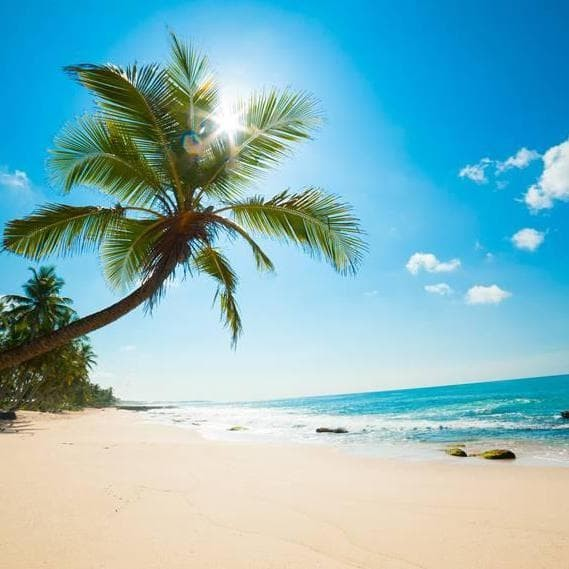
#> input picture pantai.jpg, 569 x 569 px
$ python Rotation.py
#> lines starting #> are read from the running program, lines starting #| are printed output that depends on the picture
import cv2 as cv
import numpy as np
import matplotlib.pyplot as plt
image = cv.imread("pantai.jpg")
#> image is the input picture: shape (569, 569, 3); mean B, G, R 190.9, 182.7, 132.2
h, w = image.shape[:2]
#> h = 569; w = 569
rotation_matrix =cv.getRotationMatrix2D((w/2,h/2), -180, 0.5)
rotated_image = cv.warpAffine(image, rotation_matrix, (w, h))
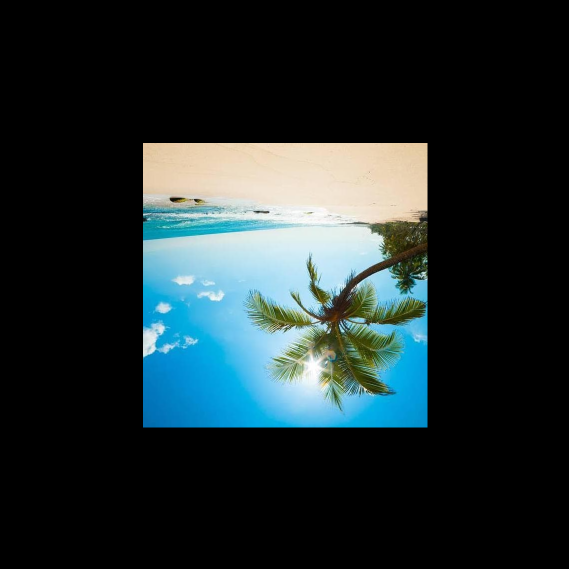
#> rotated_image: shape (569, 569, 3); mean B, G, R 47.8, 45.7, 33.1
plt.imshow(cv.cvtColor(rotated_image, cv.COLOR_BGR2RGB))
plt.title("Rotation")
plt.show()
